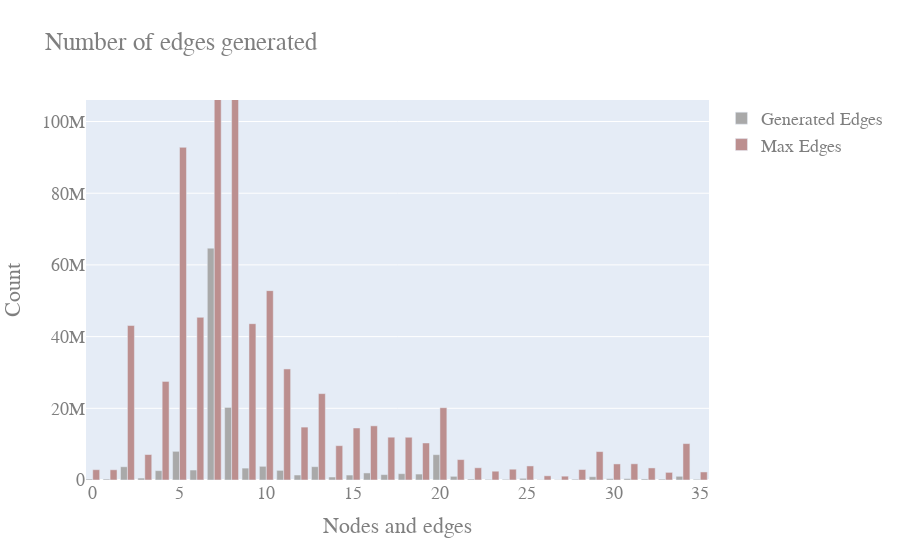

Notebook code for this chart:
### Code cell
n_edges = list(df['edges'])
max_edges = list(df['max_edges'])


# aliceblue, antiquewhite, aqua, aquamarine, azure,
#             beige, bisque, black, blanchedalmond, blue,
#             blueviolet, brown, burlywood, cadetblue,
#             chartreuse, chocolate, coral, cornflowerblue,
#             cornsilk, crimson, cyan, darkblue, darkcyan,
#             darkgoldenrod, darkgray, darkgrey, darkgreen,
#             darkkhaki, darkmagenta, darkolivegreen, darkorange,
#             darkorchid, darkred, darksalmon, darkseagreen,
#             darkslateblue, darkslategray, darkslategrey,
#             darkturquoise, darkviolet, deeppink, deepskyblue,
#             dimgray, dimgrey, dodgerblue, firebrick,
#             floralwhite, forestgreen, fuchsia, gainsboro,
#             ghostwhite, gold, goldenrod, gray, grey, green,
#             greenyellow, honeydew, hotpink, indianred, indigo,
#             ivory, khaki, lavender, lavenderblush, lawngreen,
#             lemonchiffon, lightblue, lightcoral, lightcyan,
#             lightgoldenrodyellow, lightgray, lightgrey,
#             lightgreen, lightpink, lightsalmon, lightseagreen,
#             lightskyblue, lightslategray, lightslategrey,
#             lightsteelblue, lightyellow, lime, limegreen,
#             linen, magenta, maroon, mediumaquamarine,
#             mediumblue, mediumorchid, mediumpurple,
#             mediumseagreen, mediumslateblue, mediumspringgreen,
#             mediumturquoise, mediumvioletred, midnightblue,
#             mintcream, mistyrose, moccasin, navajowhite, navy,
#             oldlace, olive, olivedrab, orange, orangered,
#             orchid, palegoldenrod, palegreen, paleturquoise,
#             palevioletred, papayawhip, peachpuff, peru, pink,
#             plum, powderblue, purple, red, rosybrown,
#             royalblue, rebeccapurple, saddlebrown, salmon,
#             sandybrown, seagreen, seashell, sienna, silver,
#             skyblue, slateblue, slategray, slategrey, snow,
#             springgreen, steelblue, tan, teal, thistle, tomato,
#             turquoise, violet, wheat, white, whitesmoke,
#             yellow, yellowgreen

fig = go.Figure(data=[
    go.Bar(name='Generated Edges', y=n_edges, marker_color='rgb(169,169,169)', ),
    go.Bar(name='Max Edges', y=max_edges, marker_color = "rgb(188,143,143)")
])
# Change the bar mode
# fig.update_layout(title_text='Python vs Spark runtime in seconds')

fig.update_layout(
    title_text="Number of edges generated",
    xaxis_title="Nodes and edges",
    yaxis_title="Count",
    font=dict(
        family="Courier New, monospace",
        size=18,
        color="#7f7f7f"
    ))

fig.update_layout(barmode='group')
fig.show()

### Figure 1 — Plotly figure (JSON) as saved in the notebook; plotly's stock layout.template omitted (floating-point values rounded to 4 significant figures)
{"data": [{"marker": {"color": "rgb(169,169,169)"}, "name": "Generated Edges", "type": "bar", "y": [278287, 264197, 3700391, 538172, 2609277, 7998300, 2781037, 64679988, 20249210, 3317162, 3818522, 2692639, 1388103, 3715451, 830401, 1382907, 1970300, 1506559, 1763569, 1656812, 7067454, 1024752, 268177, 180374, 199145, 470703, 95783, 86361, 227563, 918954, 377038, 391832, 292441, 247565, 1034173, 202858]}, {"marker": {"color": "rgb(188,143,143)"}, "name": "Max Edges", "type": "bar", "y": [2876401, 2850078, 43091686, 7104565, 27494820, 92799876, 45377101, 914059146, 206197278, 43603791, 52823781, 30980256, 14756028, 24092211, 9576876, 14507191, 15111253, 11938941, 11924286, 10326240, 20158075, 5693625, 3409966, 2452005, 3009831, 3924201, 1168156, 1067991, 2922153, 7926171, 4486510, 4522528, 3370906, 2129016, 10154271, 2246140]}], "layout": {"autosize": true, "barmode": "group", "font": {"color": "#7f7f7f", "family": "Courier New, monospace", "size": 18}, "title": {"text": "Number of edges generated"}, "xaxis": {"autorange": false, "range": [-0.3878, 35.5], "title": {"text": "Nodes and edges"}}, "yaxis": {"autorange": false, "range": [0, 106000000.0], "title": {"text": "Count"}, "type": "linear"}}}
